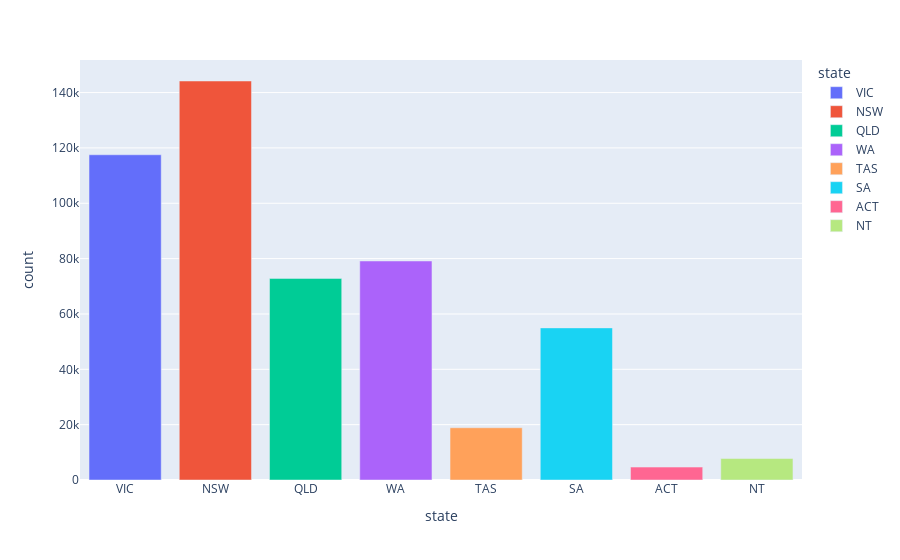

Notebook cell for this chart:
### Code cell
px.bar(state_counts, x='state', y='count', color='state')

### Figure 1 — Plotly figure (JSON) as saved in the notebook; plotly's stock layout.template omitted (floating-point values rounded to 4 significant figures)
{"data": [{"alignmentgroup": "True", "hovertemplate": "state=%{x}<br>count=%{y}<extra></extra>", "legendgroup": "VIC", "marker": {"color": "#636efa", "pattern": {"shape": ""}}, "name": "VIC", "offsetgroup": "VIC", "orientation": "v", "showlegend": true, "textposition": "auto", "type": "bar", "x": ["VIC"], "xaxis": "x", "y": [117525], "yaxis": "y"}, {"alignmentgroup": "True", "hovertemplate": "state=%{x}<br>count=%{y}<extra></extra>", "legendgroup": "NSW", "marker": {"color": "#EF553B", "pattern": {"shape": ""}}, "name": "NSW", "offsetgroup": "NSW", "orientation": "v", "showlegend": true, "textposition": "auto", "type": "bar", "x": ["NSW"], "xaxis": "x", "y": [144188], "yaxis": "y"}, {"alignmentgroup": "True", "hovertemplate": "state=%{x}<br>count=%{y}<extra></extra>", "legendgroup": "QLD", "marker": {"color": "#00cc96", "pattern": {"shape": ""}}, "name": "QLD", "offsetgroup": "QLD", "orientation": "v", "showlegend": true, "textposition": "auto", "type": "bar", "x": ["QLD"], "xaxis": "x", "y": [72861], "yaxis": "y"}, {"alignmentgroup": "True", "hovertemplate": "state=%{x}<br>count=%{y}<extra></extra>", "legendgroup": "WA", "marker": {"color": "#ab63fa", "pattern": {"shape": ""}}, "name": "WA", "offsetgroup": "WA", "orientation": "v", "showlegend": true, "textposition": "auto", "type": "bar", "x": ["WA"], "xaxis": "x", "y": [79146], "yaxis": "y"}, {"alignmentgroup": "True", "hovertemplate": "state=%{x}<br>count=%{y}<extra></extra>", "legendgroup": "TAS", "marker": {"color": "#FFA15A", "pattern": {"shape": ""}}, "name": "TAS", "offsetgroup": "TAS", "orientation": "v", "showlegend": true, "textposition": "auto", "type": "bar", "x": ["TAS"], "xaxis": "x", "y": [18878], "yaxis": "y"}, {"alignmentgroup": "True", "hovertemplate": "state=%{x}<br>count=%{y}<extra></extra>", "legendgroup": "SA", "marker": {"color": "#19d3f3", "pattern": {"shape": ""}}, "name": "SA", "offsetgroup": "SA", "orientation": "v", "showlegend": true, "textposition": "auto", "type": "bar", "x": ["SA"], "xaxis": "x", "y": [54973], "yaxis": "y"}, {"alignmentgroup": "True", "hovertemplate": "state=%{x}<br>count=%{y}<extra></extra>", "legendgroup": "ACT", "marker": {"color": "#FF6692", "pattern": {"shape": ""}}, "name": "ACT", "offsetgroup": "ACT", "orientation": "v", "showlegend": true, "textposition": "auto", "type": "bar", "x": ["ACT"], "xaxis": "x", "y": [4664], "yaxis": "y"}, {"alignmentgroup": "True", "hovertemplate": "state=%{x}<br>count=%{y}<extra></extra>", "legendgroup": "NT", "marker": {"color": "#B6E880", "pattern": {"shape": ""}}, "name": "NT", "offsetgroup": "NT", "orientation": "v", "showlegend": true, "textposition": "auto", "type": "bar", "x": ["NT"], "xaxis": "x", "y": [7764], "yaxis": "y"}], "layout": {"barmode": "relative", "legend": {"title": {"text": "state"}, "tracegroupgap": 0}, "margin": {"t": 60}, "xaxis": {"anchor": "y", "categoryarray": ["VIC", "NSW", "QLD", "WA", "TAS", "SA", "ACT", "NT"], "categoryorder": "array", "domain": [0, 1], "title": {"text": "state"}}, "yaxis": {"anchor": "x", "domain": [0, 1], "title": {"text": "count"}}}}
